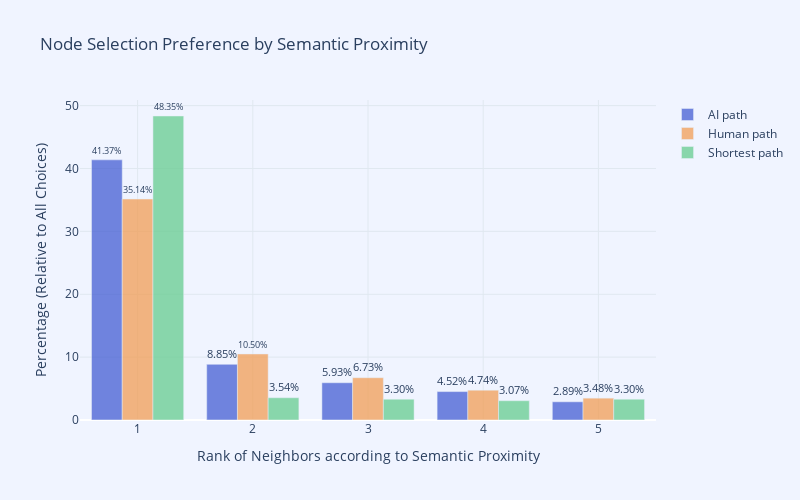

The notebook cell saved with this chart:
### Code cell
import plotly.graph_objects as go
import numpy as np

# Define fixed colors with transparency
PRIMARY_BLUE = "rgba(58, 85, 209, 0.7)"  # AI paths - Light Blue with opacity
SOFT_ORANGE = "rgba(242, 153, 74, 0.7)"  # Human paths - Soft Orange with opacity
LIGHT_GREEN = "rgba(111, 207, 151, 0.8)" # Shortest paths - Light Green with slight opacity

# Calculate frequencies
ai_scores_freq = np.bincount(ai_scores, minlength=6)  # Include all choices up to 5
human_scores_freq = np.bincount(human_scores, minlength=6)
optimal_scores_freq = np.bincount(optimal_scores, minlength=6)

# Convert to percentages relative to all choices
ai_percentages = ai_scores_freq[1:6] / np.sum(ai_scores_freq) * 100
human_percentages = human_scores_freq[1:6] / np.sum(human_scores_freq) * 100
optimal_percentages = optimal_scores_freq[1:6] / np.sum(optimal_scores_freq) * 100

# X-axis labels (first 5 ranks)
ranks = list(range(1, 6))

# Create a bar chart
fig = go.Figure()

# AI path distribution
fig.add_trace(go.Bar(
    x=ranks,
    y=ai_percentages,
    name='AI path',
    marker=dict(color=PRIMARY_BLUE),
    text=[f"{val:.2f}%" for val in ai_percentages],  # Add percentage labels
    textposition='outside',
    hovertemplate="AI: %{y:.2f}%<extra></extra>"  # Custom hover template
))

# Human path distribution
fig.add_trace(go.Bar(
    x=ranks,
    y=human_percentages,
    name='Human path',
    marker=dict(color=SOFT_ORANGE),
    text=[f"{val:.2f}%" for val in human_percentages],  # Add percentage labels
    textposition='outside',
    hovertemplate="Human: %{y:.2f}%<extra></extra>"  # Custom hover template
))

# Shortest path distribution
fig.add_trace(go.Bar(
    x=ranks,
    y=optimal_percentages,
    name='Shortest path',
    marker=dict(color=LIGHT_GREEN),
    text=[f"{val:.2f}%" for val in optimal_percentages],  # Add percentage labels
    textposition='outside',
    hovertemplate="Shortest: %{y:.2f}%<extra></extra>"  # Custom hover template
))

# Update layout for aesthetics
fig.update_layout(
    title="Node Selection Preference by Semantic Proximity",
    xaxis_title="Rank of Neighbors according to Semantic Proximity",
    yaxis_title="Percentage (Relative to All Choices)",
    barmode='group',  # Grouped bar chart
    plot_bgcolor="rgba(240, 244, 255, 1)",  # Background
    paper_bgcolor="rgba(240, 244, 255, 1)",  # Paper background
    font=dict(size=12),
    width=800,   # Fixed width
    height=500   # Fixed height
)

# Update grid line styles
fig.update_xaxes(showgrid=True, gridcolor="rgba(224, 232, 240, 1)", dtick=1)
fig.update_yaxes(showgrid=True, gridcolor="rgba(224, 232, 240, 1)")

# Show the interactive plot
fig.show()
# pio.write_html(fig, "pages/node_selection_preference_by_semantic_proximity.html", full_html=True)

### Figure 1 — Plotly figure (JSON) as saved in the notebook; plotly's stock layout.template omitted (floating-point values rounded to 4 significant figures)
{"data": [{"hovertemplate": "AI: %{y:.2f}%<extra></extra>", "marker": {"color": "rgba(58, 85, 209, 0.7)"}, "name": "AI path", "text": ["41.37%", "8.85%", "5.93%", "4.52%", "2.89%"], "textposition": "outside", "type": "bar", "x": [1, 2, 3, 4, 5], "y": [41.37, 8.848, 5.926, 4.52, 2.894]}, {"hovertemplate": "Human: %{y:.2f}%<extra></extra>", "marker": {"color": "rgba(242, 153, 74, 0.7)"}, "name": "Human path", "text": ["35.14%", "10.50%", "6.73%", "4.74%", "3.48%"], "textposition": "outside", "type": "bar", "x": [1, 2, 3, 4, 5], "y": [35.14, 10.5, 6.725, 4.738, 3.476]}, {"hovertemplate": "Shortest: %{y:.2f}%<extra></extra>", "marker": {"color": "rgba(111, 207, 151, 0.8)"}, "name": "Shortest path", "text": ["48.35%", "3.54%", "3.30%", "3.07%", "3.30%"], "textposition": "outside", "type": "bar", "x": [1, 2, 3, 4, 5], "y": [48.35, 3.538, 3.302, 3.066, 3.302]}], "layout": {"barmode": "group", "font": {"size": 12}, "height": 500, "paper_bgcolor": "rgba(240, 244, 255, 1)", "plot_bgcolor": "rgba(240, 244, 255, 1)", "title": {"text": "Node Selection Preference by Semantic Proximity"}, "width": 800, "xaxis": {"dtick": 1, "gridcolor": "rgba(224, 232, 240, 1)", "showgrid": true, "title": {"text": "Rank of Neighbors according to Semantic Proximity"}}, "yaxis": {"gridcolor": "rgba(224, 232, 240, 1)", "showgrid": true, "title": {"text": "Percentage (Relative to All Choices)"}}}}
